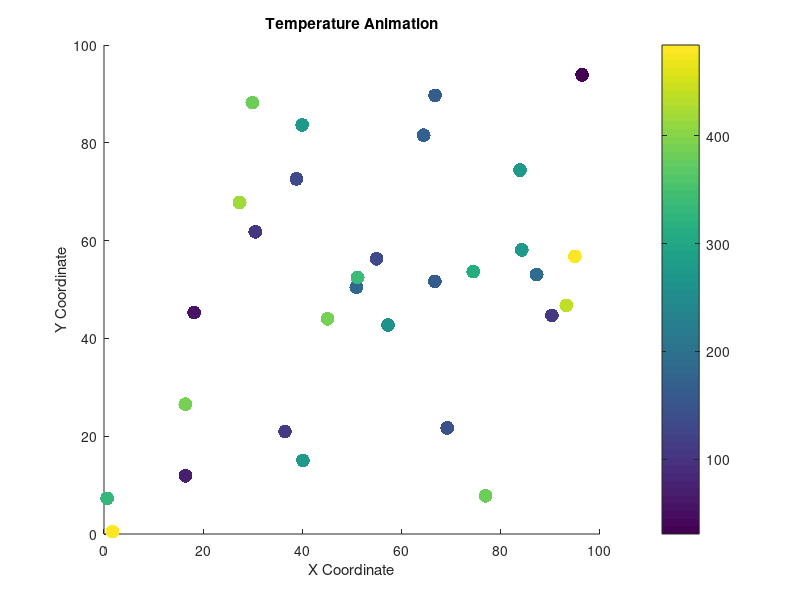

Here is the MATLAB script that generated this plot: (Note: this script raises an error after producing the figure.)
% Number of time steps
t = 1:20;

% Starting locations of 30 points
x = 100 * rand(30, 1);
y = 100 * rand(30, 1);

% Starting temperatures for each point
T = 20 + 500 * rand(30, 1);

% Create figure
figure;
scatterPlot = scatter(x, y, 100, T, 'filled'); % Initial scatter plot
caxis([min(T), max(T)]); % Set color axis limits
colorbar; % Display colorbar
title('Temperature Animation');
xlabel('X Coordinate');
ylabel('Y Coordinate');

% Simulate temperature changes over time
for i = 1:length(t)
    % Update temperatures (example: random noise added)
    T = T + randn(size(T)) * 10;
    
    % Update scatter plot data
    scatterPlot.CData = T;
    
    % Pause to create animation effect
    pause(0.5);
end
